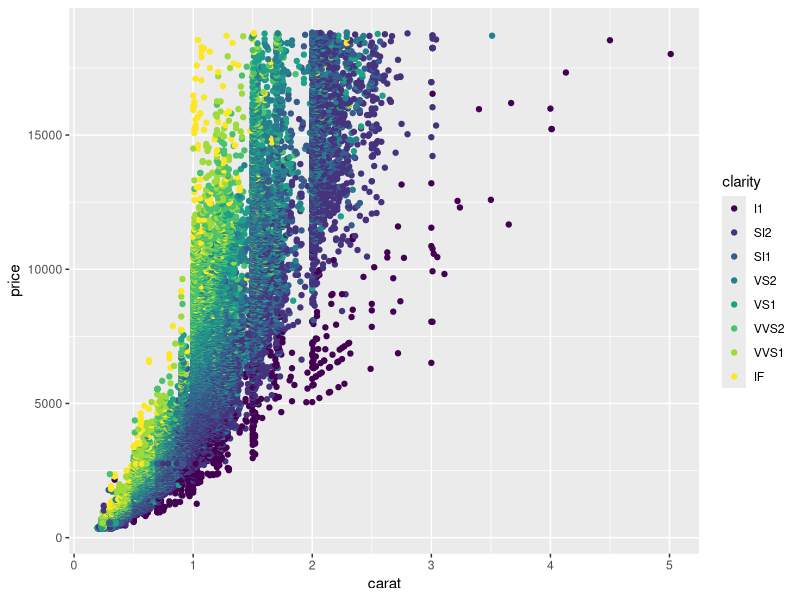
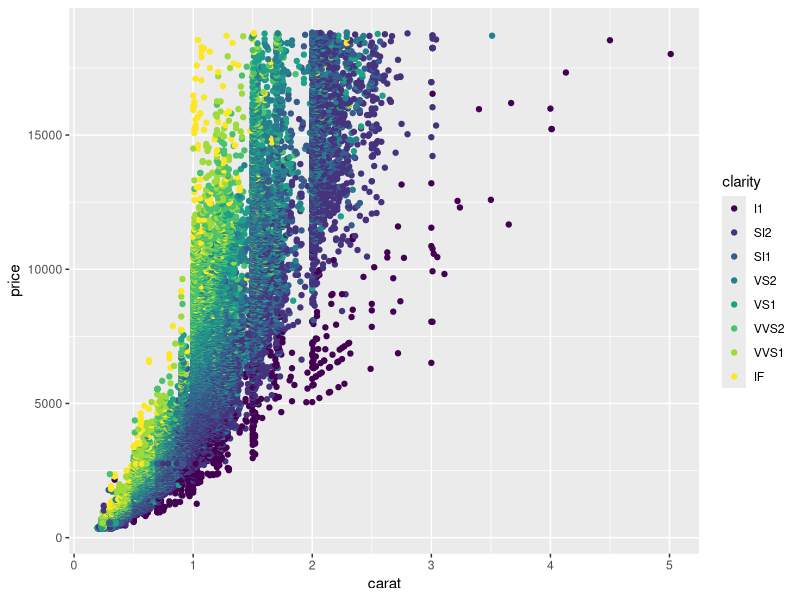
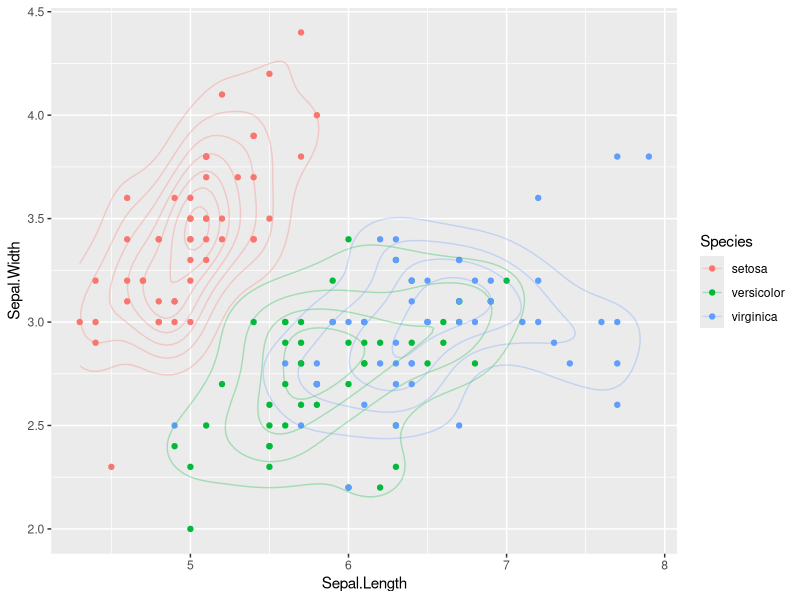
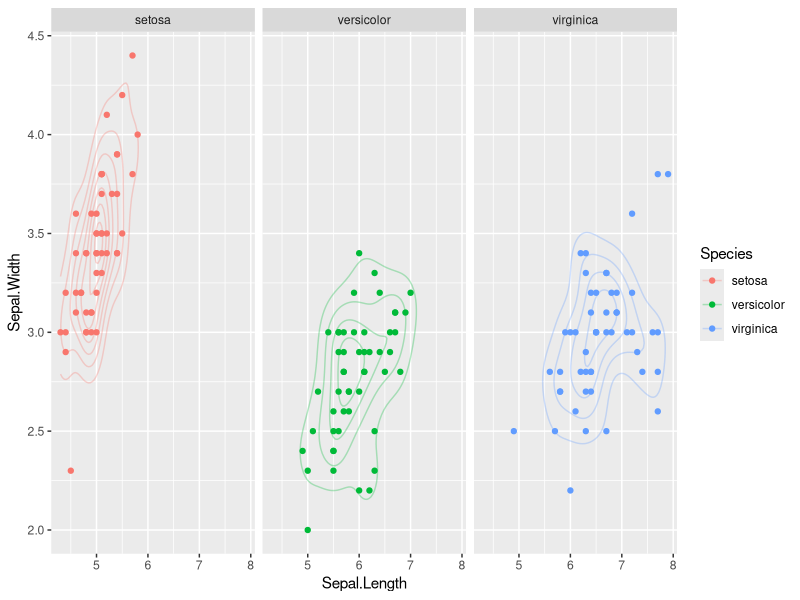
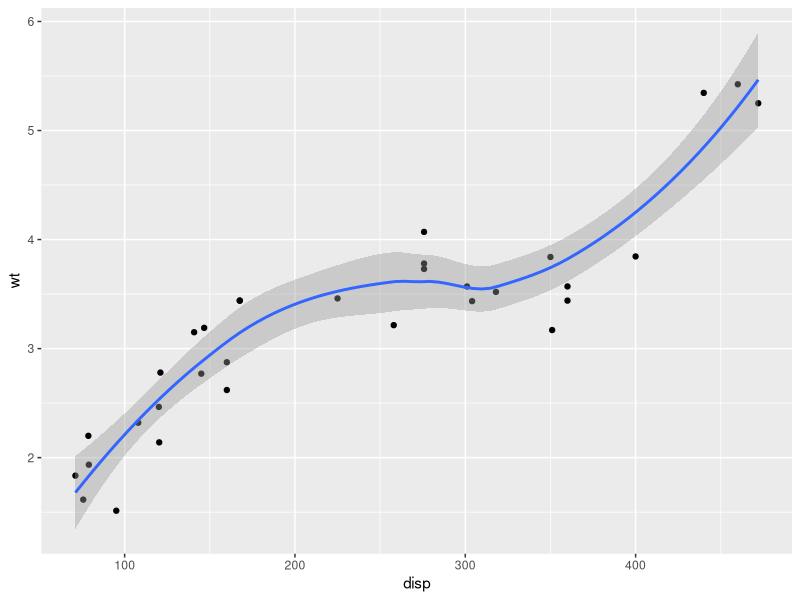

Here is the R script that generated these plots, in order:
## ---- chunk 1
knitr::opts_chunk$set(
	echo = TRUE,
	message = FALSE,
	warning = FALSE,
	fig.height = 3.5,
	dev = "png",
	dpi = 150
)

rm(list=ls())
## ---- chunk 2
library(tidyverse)

ggplot(diamonds, aes(x = carat, y = price, colour = clarity)) +
  geom_point()
## ---- chunk 3
ggplot() +
  geom_point(data = diamonds, aes(x = carat, y = price, colour = clarity))
## ---- chunk 4
ggplot(iris, aes(x = Sepal.Length, y = Sepal.Width, colour = Species)) +
  geom_point() +
  geom_density_2d(alpha = 0.3)
## ---- chunk 5
ggplot(iris, aes(x = Sepal.Length, y = Sepal.Width, colour = Species)) +
  geom_point() +
  geom_density_2d(alpha = 0.3) +
  facet_wrap(~Species)
## ---- chunk 6
p <- ggplot(mtcars, aes(disp, wt)) +
  geom_point() +
  geom_smooth()

p
